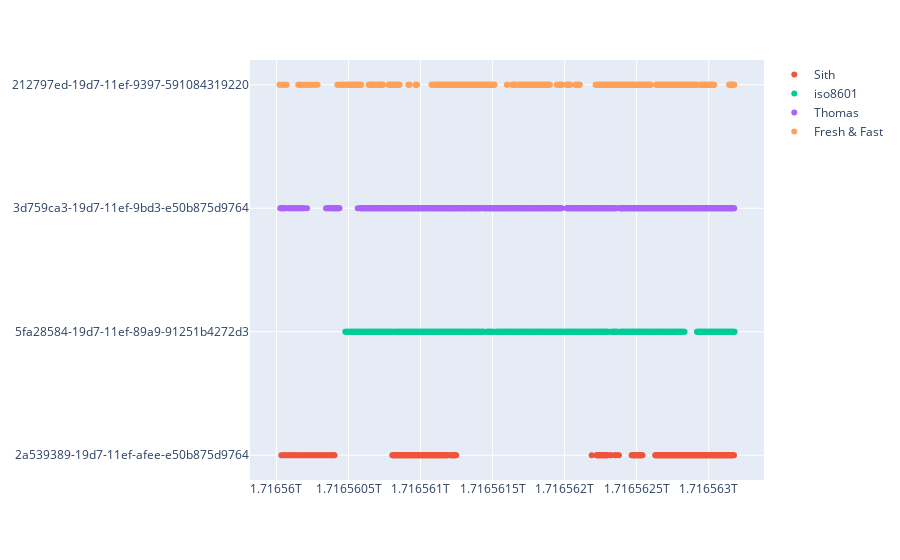

Notebook cell for this chart:
### Code cell
# plot timestamps using plotly
fig = px.scatter()
for team in teams:
    fig.add_scatter(x=timestamps[team], y=[team] * len(timestamps[team]), mode='markers', name=team_names[team])
fig.show()

### Figure 1 — Plotly figure (JSON) as saved in the notebook; plotly's stock layout.template omitted (floating-point values rounded to 4 significant figures; data arrays with more than 128 entries replaced by an {"elided": "..."} marker saying what was removed)
{"data": [{"hovertemplate": "<extra></extra>", "legendgroup": "", "marker": {"color": "#636efa", "symbol": "circle"}, "mode": "markers", "name": "", "orientation": "v", "showlegend": false, "type": "scatter", "xaxis": "x", "yaxis": "y"}, {"mode": "markers", "name": "Sith", "type": "scatter", "x": {"elided": "332 int values"}, "y": {"elided": "332 str values"}}, {"mode": "markers", "name": "iso8601", "type": "scatter", "x": {"elided": "554 int values"}, "y": {"elided": "554 str values"}}, {"mode": "markers", "name": "Thomas", "type": "scatter", "x": {"elided": "681 int values"}, "y": {"elided": "681 str values"}}, {"mode": "markers", "name": "Fresh & Fast", "type": "scatter", "x": {"elided": "504 int values"}, "y": {"elided": "504 str values"}}], "layout": {"legend": {"tracegroupgap": 0}, "margin": {"t": 60}, "xaxis": {"anchor": "y", "domain": [0, 1]}, "yaxis": {"anchor": "x", "domain": [0, 1]}}}
